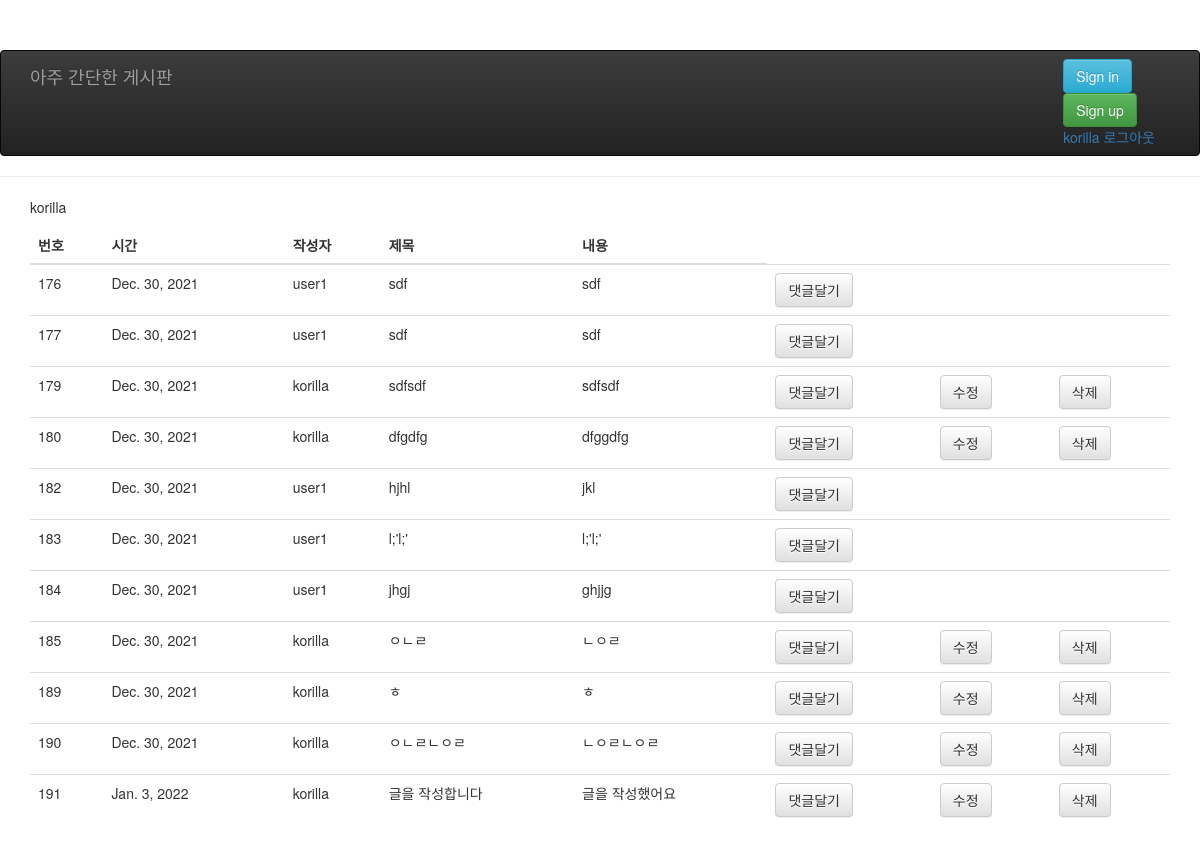
Screenshot of /board/list/ (signed in) with the database file from the repository.
### board/models.py (models this page shows, shortened)
class Board(models.Model):
    user = models.ForeignKey(User, on_delete=models.CASCADE)
    createdate = models.DateField(
        verbose_name='Date Created', auto_now_add=True)
    subject = models.CharField(max_length=50)
    content = models.TextField()

### board/views.py (the view)
# urls.py: path('list/', views.list, name='list'),
def list(request):
    rows = Board.objects.all()
    posts = Comment.objects.all()
    content2 = {'posts': posts}
    content = {'rows': rows}
    return render(request, 'board/list.html', content)

### board/templates/board/list.html (shortened to what this page needs)
{% extends './base.html' %}
{% load static %}
{% block content %}
<div class="container">
    <table class='table'>
        <thead>
            <tr>
                <th> 번호 </th>
                <th> 시간 </th>
                <th> 작성자 </th>
                <th> 제목 </th>
                <th> 내용 </th>
            </tr>
        </thead>
        <tbody>
            {% for row in rows %}
            <tr>
                <td>{{row.id}}</td>
                <td>{{row.createdate}}</td>
                <td>{{row.user.username}}</td>
                <td>{{row.subject}}</td>
                <td>{{row.content}}</td>
                <td>
                    <form action='/board/comment/' method='POST'>{% csrf_token %}
                        <button type='submit' class='btn btn-default'>댓글달기</button>
                    </form>
                </td>
                {% if request.user.is_authenticated %}
                {% if request.user.username == row.user.username %}
                <td>
                    <a href='/board/update/?id={{row.id}}'>
                        <button type='submit' class='btn btn-default'>수정</button>
                    </a>
                </td>
                <td>
                    <form action='/board/delete/' method='GET'>
                        <button type='submit' class='btn btn-default'>삭제</button>
                    </form>
                </td>
                {% else %}
                <td></td>
                <td></td>
                {% endif %}
                {% endif %}
            </tr>
            {% endfor %}
        </tbody>
    </table>
</div>
{% endblock content %}

### board/templates/board/base.html (shortened to what this page needs)
{% load static %}
<!DOCTYPE html>
<html>
<head>
    <link type='text/css' rel='stylesheet' href='{% static "bootstrap.min.css" %}' />
    <link type='text/css' rel='stylesheet' href='{% static "bootstrap-theme.min.css" %}' />
    <link type='text/css' rel='stylesheet' href='{% static "list.css" %}' />
</head>
<body>
    <nav class="navbar navbar-inverse">
        <div class="container">
            <div class="navbar-header">
                <a class="navbar-brand" href="{% url 'main' %}">아주 간단한 게시판</a>
            </div>
            <div id="navbar" class="navbar-collapse collapse">
                <div class="navbar-form navbar-right">
                    <form action="/board/login/" method="POST">{% csrf_token %}
                        <button type="submit" class="btn btn-info">Sign in</button>
                    </form>
                    <form action="/board/signup/" method="POST">{% csrf_token %}
                        <button type="submit" class="btn btn-success">Sign up</button>
                    </form>
                    <a>{{ user }}</a>
                    <a href="{% url 'logout' %}?next={{ request.path }}"
                        onclick="return confirm('정말로 로그아웃 하시겠습니까?');">로그아웃</a>
                </div>
            </div>
        </div>
    </nav>
    <hr>
    {% block content %}
    {% endblock content %}
</body>
</html>

### static/list.css (style rules this page uses)
body { padding-top: 50px; padding-bottom: 20px; }

### rows the page displays
Board: id "176", createdate "Dec. 30, 2021", user.username "user1", subject "sdf", content "sdf"
Board: id "177", createdate "Dec. 30, 2021", user.username "user1", subject "sdf", content "sdf"
Board: id "179", createdate "Dec. 30, 2021", user.username "korilla", subject "sdfsdf", content "sdfsdf"
Board: id "180", createdate "Dec. 30, 2021", user.username "korilla", subject "dfgdfg", content "dfggdfg"
Board: id "182", createdate "Dec. 30, 2021", user.username "user1", subject "hjhl", content "jkl"
Board: id "183", createdate "Dec. 30, 2021", user.username "user1", subject "l;'l;'", content "l;'l;'"
Board: id "184", createdate "Dec. 30, 2021", user.username "user1", subject "jhgj", content "ghjjg"
Board: id "185", createdate "Dec. 30, 2021", user.username "korilla", subject "ㅇㄴㄹ", content "ㄴㅇㄹ"
Board: id "189", createdate "Dec. 30, 2021", user.username "korilla", subject "ㅎ", content "ㅎ"
Board: id "190", createdate "Dec. 30, 2021", user.username "korilla", subject "ㅇㄴㄹㄴㅇㄹ", content "ㄴㅇㄹㄴㅇㄹ"
Board: id "191", createdate "Jan. 3, 2022", user.username "korilla", subject "글을 작성합니다", content "글을 작성했어요"

### other values shown
{{ user }} "korilla"
